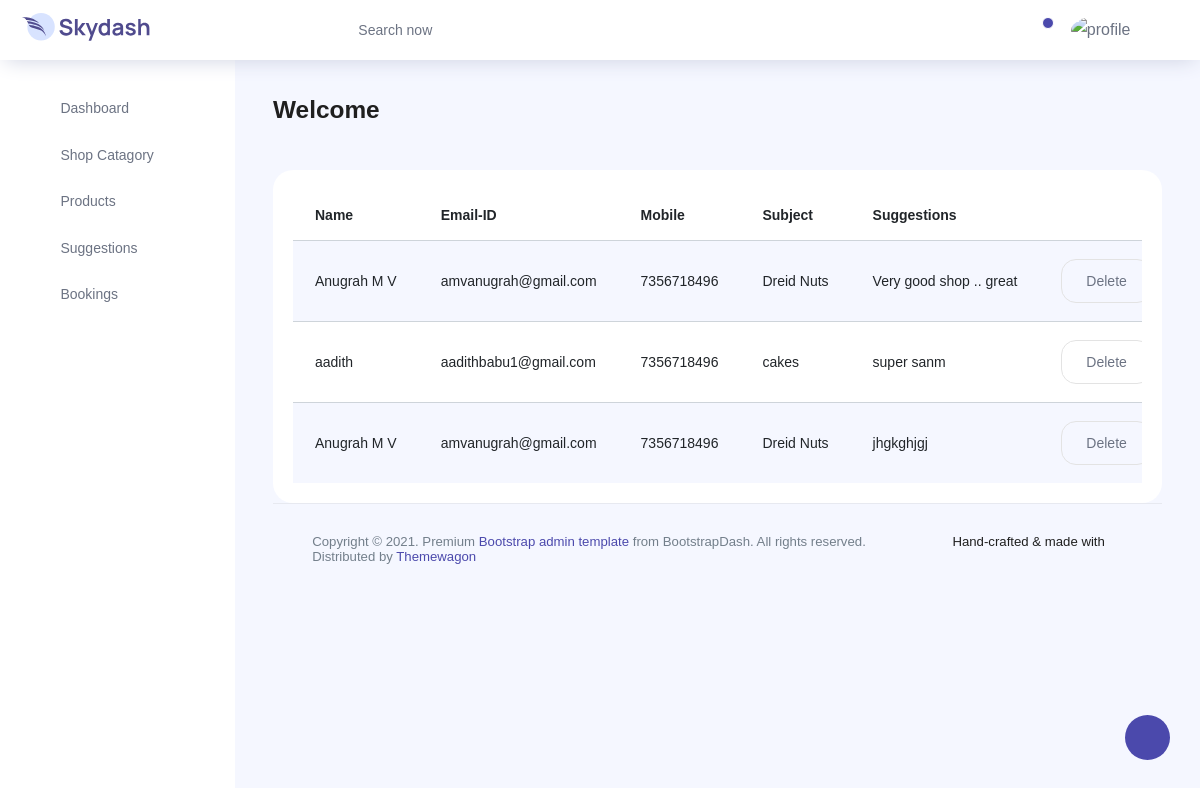
/ShopApp/contact_suggestion/, run on the app's committed database.
### Frontend/models.py (models this page shows)
class contactdb(models.Model):
    contactname = models.CharField(max_length=50,null=True,blank=True)
    email = models.CharField(max_length=50,null=True,blank=True)
    contactnumber = models.IntegerField(null=True,blank=True)
    subject = models.CharField(max_length=50,null=True,blank=True)
    suggestion = models.CharField(max_length=150,null=True,blank=True)

### ShopApp/views.py (the view)
# urls.py: path('contact_suggestion/',views.contact_suggestion,name="contact_suggestion"),
def contact_suggestion(request):
    data = contactdb.objects.all()
    return render(request,"contactus_suggestionDisplay.html",{'data':data})

### ShopApp/templates/contactus_suggestionDisplay.html (shortened to what this page needs)
<!DOCTYPE html>
{% extends 'index.html' %}
{% block content %}
<html lang="en">
<head>
</head>
<body>
<div class="card">
                <div class="card-body">
                  <div class="table-responsive">
                    <table class="table table-striped">
                      <thead>
                        <tr>
                          <th>
                            Name
                          </th>
                          <th>
                            Email-ID
                          </th>
                          <th>
                            Mobile
                          </th>
                            <th>
                            Subject
                          </th>
                            <th>
                            Suggestions
                          </th>
                        </tr>
                      </thead>
                      <tbody>
                      {% for i in data %}
                        <tr>
                          <td>
                            {{i.contactname}}
                          </td>
                          <td>
                            {{i.email}}
                          </td>
                          <td>
                            {{i.contactnumber}}
                          </td>
                            <td>{{i.subject}}</td>
                            <td>{{i.suggestion}}</td>
                          <td>
                            <form action="{% url 'contact_suggestion_delete' del_id=i.id %}">
                              <button type="submit" class="btn btn-outline-light btn-fw">Delete</button>
                            </form>
                          </td>
                        </tr>
                      {% endfor %}
                      </tbody>
                    </table>
                  </div>
                </div>
              </div>
</body>
</html>
{% endblock %}

### data on the page
contactdb: contactname "Anugrah M V", email "amvanugrah@gmail.com", contactnumber "7356718496", subject "Dreid Nuts", suggestion "Very good shop .. great"
contactdb: contactname "aadith", email "aadithbabu1@gmail.com", contactnumber "7356718496", subject "cakes", suggestion "super sanm"
contactdb: contactname "Anugrah M V", email "amvanugrah@gmail.com", contactnumber "7356718496", subject "Dreid Nuts", suggestion "jhgkghjgj"
